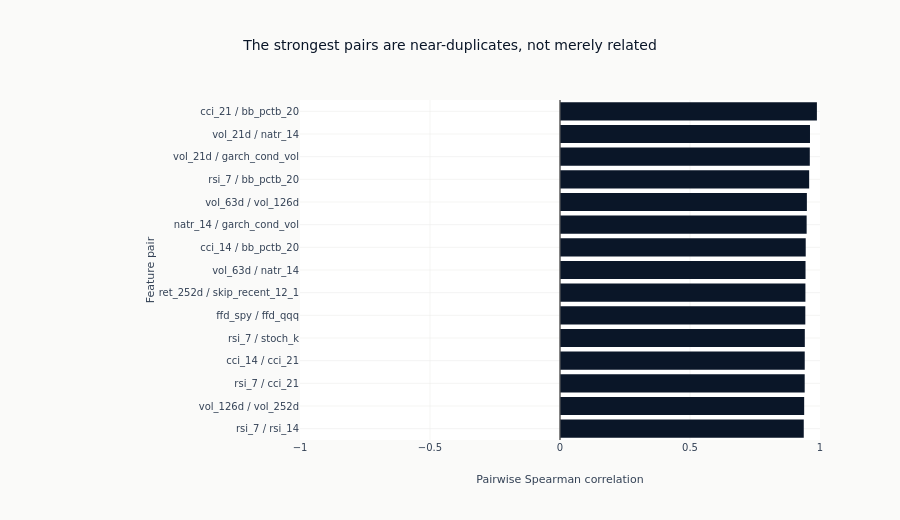

The cell this chart's notebook holds for it:
### Markdown cell above
### Redundancy, as ranked pairs

A full correlation matrix over this many features has unreadable tick labels and
is mostly empty space. What the reader has to decide is which pairs are the same
evidence counted twice, so the strongest pairs are ranked instead, and the count
above `REDUNDANCY_CUT` is printed rather than written into the title.

### Code cell
TOP_PAIRS = 15
ranked_pairs = sorted(high_corr_pairs, key=lambda item: -abs(item[2]))[:TOP_PAIRS]
if ranked_pairs:
    fig = go.Figure(
        go.Bar(
            x=[rho for _, _, rho in ranked_pairs][::-1],
            y=[f"{a} / {b}" for a, b, _ in ranked_pairs][::-1],
            orientation="h",
            marker_color=[
                COLORS["blue"] if rho > 0 else COLORS["copper"] for _, _, rho in ranked_pairs
            ][::-1],
            showlegend=False,
        )
    )
    fig.add_vline(x=0, line=dict(color=GRAY_FILLS["border"], width=1))
    fig.update_layout(
        template="ml4t",
        height=520,
        width=900,
        title_text="The strongest pairs are near-duplicates, not merely related",
        xaxis_title="Pairwise Spearman correlation",
        xaxis_range=[-1, 1],
        yaxis_title="Feature pair",
        margin=dict(l=300),
    )
    fig.show()

### Figure 1 — Plotly figure (JSON) as saved in the notebook; plotly's stock layout.template omitted (floating-point values rounded to 4 significant figures)
{"data": [{"marker": {"color": ["#0a1628", "#0a1628", "#0a1628", "#0a1628", "#0a1628", "#0a1628", "#0a1628", "#0a1628", "#0a1628", "#0a1628", "#0a1628", "#0a1628", "#0a1628", "#0a1628", "#0a1628"]}, "orientation": "h", "showlegend": false, "type": "bar", "x": [0.9375, 0.9391, 0.9411, 0.9413, 0.9416, 0.9435, 0.9439, 0.9444, 0.9451, 0.9486, 0.9495, 0.9583, 0.9608, 0.9615, 0.9881], "y": ["rsi_7 / rsi_14", "vol_126d / vol_252d", "rsi_7 / cci_21", "cci_14 / cci_21", "rsi_7 / stoch_k", "ffd_spy / ffd_qqq", "ret_252d / skip_recent_12_1", "vol_63d / natr_14", "cci_14 / bb_pctb_20", "natr_14 / garch_cond_vol", "vol_63d / vol_126d", "rsi_7 / bb_pctb_20", "vol_21d / garch_cond_vol", "vol_21d / natr_14", "cci_21 / bb_pctb_20"]}], "layout": {"height": 520, "margin": {"l": 300}, "shapes": [{"line": {"color": "#666666", "width": 1}, "type": "line", "x0": 0, "x1": 0, "xref": "x", "y0": 0, "y1": 1, "yref": "y domain"}], "title": {"text": "The strongest pairs are near-duplicates, not merely related"}, "width": 900, "xaxis": {"range": [-1, 1], "title": {"text": "Pairwise Spearman correlation"}}, "yaxis": {"title": {"text": "Feature pair"}}}}
